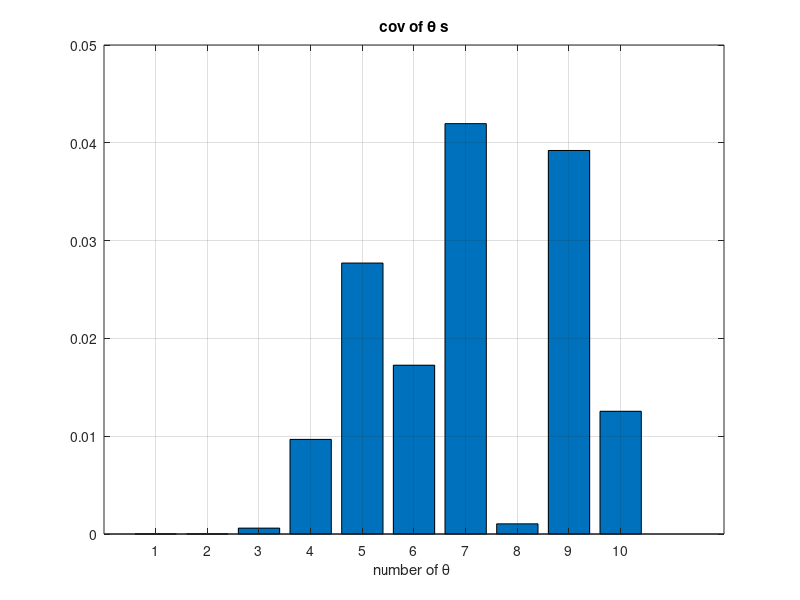
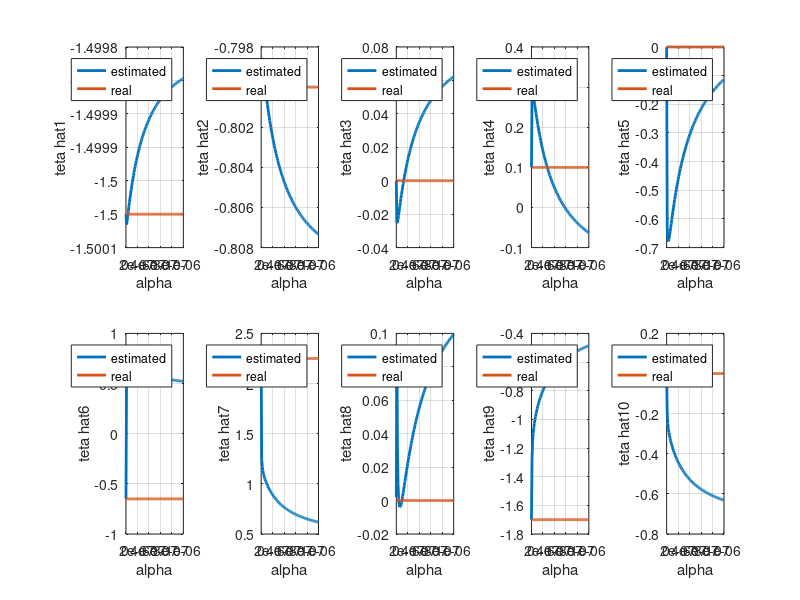
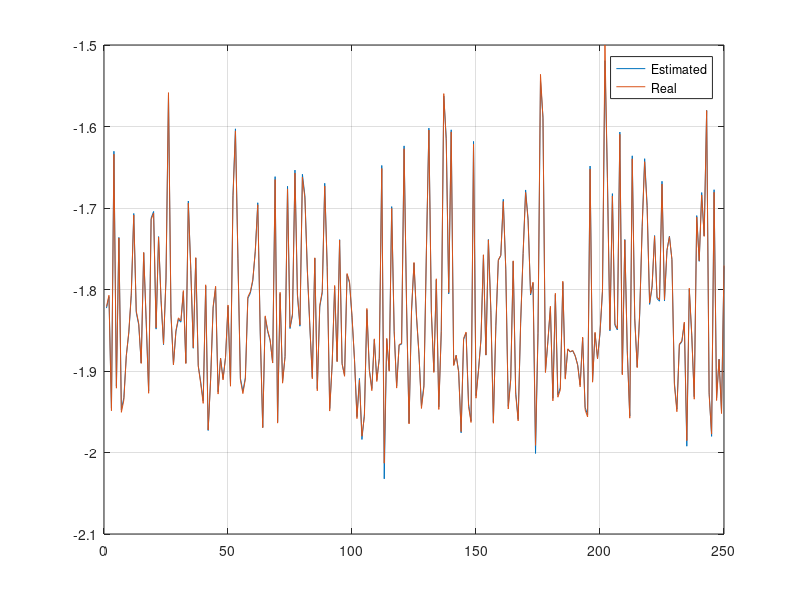
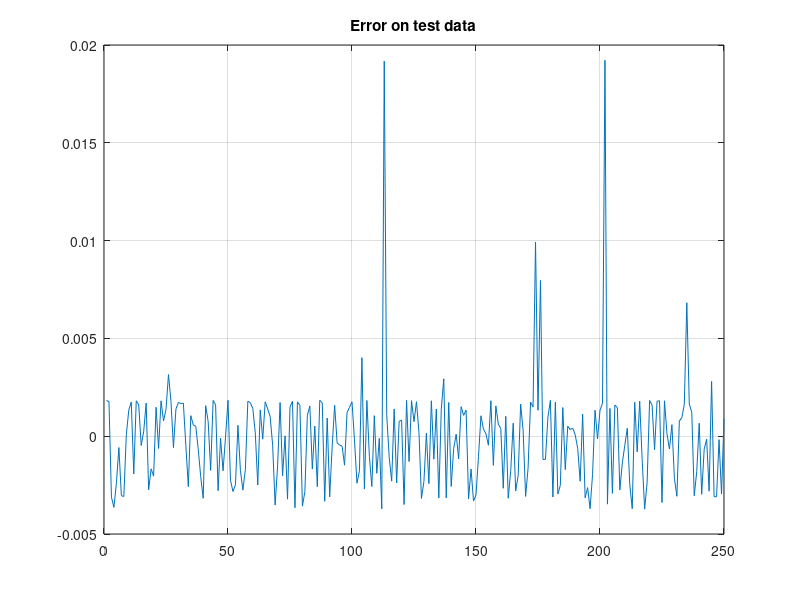

Write MATLAB code to recreate these figures, in order. (Note: this script raises an error after producing the figures.)
clc
clear all
close all
%%
load ('data')
nn=1;
if nn==1
    noise='without noise'
    elseif nn==2
        noise='Low_noise'
    elseif nn==3
        noise='Medium noise'
    elseif nn==4
        noise='Medium noise'
end
u=data(:,5);
len_train=750;
%%
y=data(:,nn);
y_train=y(1:len_train,1);
y_test=y(len_train+1:end,1);

X=[u.^0 u.^1 u.^2 u.^3 u.^4 u.^5 u.^6 u.^7 u.^8 u.^9];
x_train=X(1:len_train,:);
x_test=X(len_train+1:end,:);

%% Least Square
i=1;
for k=0:1e-8:1e-6
    alpha(i)=k;
    %alpha(i)=exp(-(k));
    Tetha(:,i)=inv(x_train'*x_train+  alpha(i)*eye(10)  )*x_train'*y_train;
    TrainYhat=x_train*Tetha(:,i);
    E=y_train-TrainYhat;
    e(i+1)=norm(E,2)+alpha(i)*norm(Tetha,2);
    i=i+1;
end

cov1=cov(Tetha(1,:)');
cov2=cov(Tetha(2,:)');
cov3=cov(Tetha(3,:)');
cov4=cov(Tetha(4,:)');
cov5=cov(Tetha(5,:)');
cov6=cov(Tetha(6,:)');
cov7=cov(Tetha(7,:)');
cov8=cov(Tetha(8,:)');
cov9=cov(Tetha(9,:)');
cov10=cov(Tetha(10,:)');

COV=[cov1;cov2;cov3;cov4;cov5;cov6;cov7;cov8;cov9;cov10];
figure(1)
bar(COV)
title('cov of \theta s')
xlabel('number of \theta ')
grid on
hold on
%%
tetareal=[-1.5 -0.8 0 0.1 0 -0.65 2.25 0 -1.7 0]';

figure;
for i=1:10
    subplot(2,5,i)
    plot(alpha,Tetha(i,:),'linewidth',2);
    hold on
    plot(alpha,tetareal(i)*ones(1,size(alpha,2)),'linewidth',2);
    a=strcat('teta hat',num2str(i));
    xlabel('alpha')
    legend('estimated','real')
    ylabel(a)
    grid on
end
%%
[Ba,Ia] = sort(COV,'ascend');
Xtrain_new=[x_train(:,Ia(1)) x_train(:,Ia(2)) x_train(:,Ia(3)) x_train(:,Ia(4)) x_train(:,Ia(5))];
Xtest_new=[x_test(:,Ia(1)) x_test(:,Ia(2)) x_test(:,Ia(3)) x_test(:,Ia(4)) x_test(:,Ia(5))];
teta_hat=inv(((Xtrain_new)')*Xtrain_new)*((Xtrain_new)')*y_train;
y_hat=Xtest_new*teta_hat;

figure
plot(y_hat);
hold on;
plot(y_test);
grid on
legend('Estimated','Real')

e_new=y_test-y_hat;
figure
plot(e_new)
grid on
title('Error on test data')
J_new=sum(e_new.^2);
display(mse(e_new),'MSE of Error in Test Data');